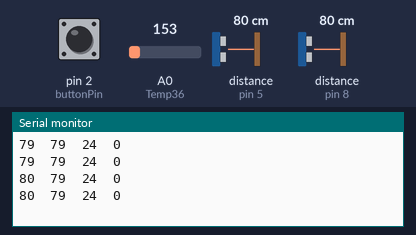
Bench run of a sketch on a simulated Arduino Uno, built with avr-gcc and run on an emulated ATmega328P. Parts: the last lines printed to the serial monitor. Wiring (inferred from the names in the program): 2 × ultrasonic range finder: trigger pin 4, echo pin 5 / trigger pin 7, echo pin 8. Inputs (shaded band) come from the test bench; at power-on: pin 2 (buttonPin) LOW, distance to the obstacle (sensors on pin 5, pin 8) 80 cm, A0 (Temp36) = 153. The echo pulse lasts 58.3 µs per cm.

Above: at 1.2 s.
1.3 s: pin 2 (buttonPin) pulled HIGH for 0.35 s
At 1.79 s:
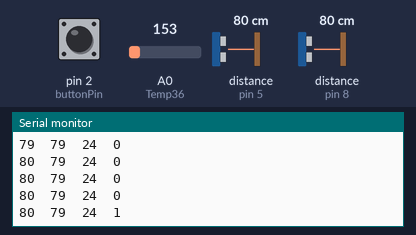
4.6 s: distance to the obstacle (sensor on pin 5) set to 2 cm
At 4.9 s:
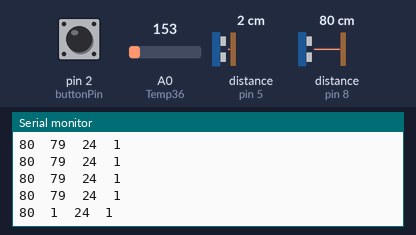
6.1 s: distance to the obstacle (sensor on pin 8) set to 35 cm
At 6.12 s:
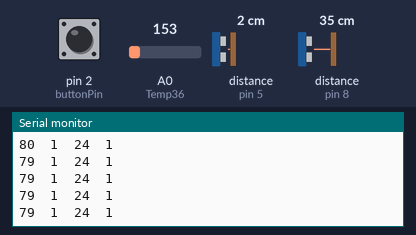
9.1 s: distance to the obstacle (sensor on pin 8) set to 9 cm
At 9.16 s:
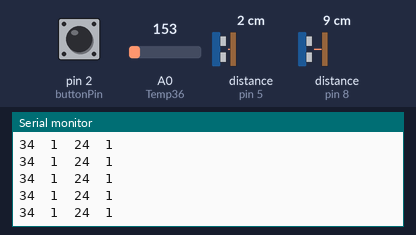
12.1 s: distance to the obstacle (sensor on pin 8) set to 250 cm
At 12.19 s:
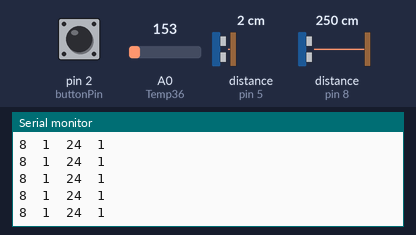
15.1 s: A0 (Temp36) set to 165
At 15.35 s:
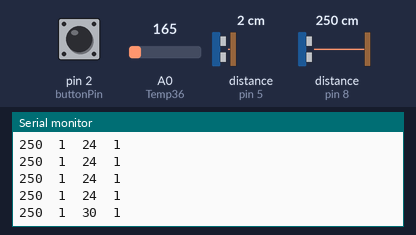
Timing chart, 0 to 17.6 s (numbered marks = the images above; inputs shaded):
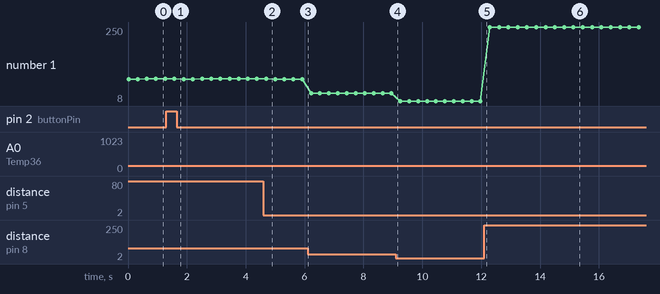

The sketch:

Slave.ino
```cpp
//Modified By : Merhawi Zeremariam
//The employee that takes Reading
//Send Data
// Wire Slave Sender
#include <Wire.h>

 //Local Variables
#define Temp36  A0
const int trigPin_0 = 7;
const int echoPin_0 = 8;
const int trigPin_1 = 4;
const int echoPin_1 = 5;
const int buttonPin = 2;

//Global variables
int Sensors[]={0,0,0,0};

int currentButton = 1 ;   // Current Button State
int lastButton = 1;       // last Button State
boolean buttonState = 0;
int maximumRange = 50;    // Maximum range needed
int minimumRange = 0;     // Minimum range needed
long duration, distance, beakerPosition, beakerLevel ; // Duration used to calculate distance

void setup()
{
  Serial.begin(9600);
  ultrasonicSensorInit(trigPin_0, echoPin_0);
  ultrasonicSensorInit(trigPin_1, echoPin_1);
  pinMode(buttonPin,INPUT);
  Wire.begin(2);                      // join i2c bus with address #2
  Wire.onRequest(requestEvent);       // register event
}

void loop()
{

  beakerPosition = distanceSensor(trigPin_0,echoPin_0);
  beakerLevel = distanceSensor(trigPin_1,echoPin_1);
  Sensors[0]= beakerPosition;
  Sensors[1]= beakerLevel;

  //getting the Temperature reading from Temp Lm36
  int reading = analogRead (Temp36);
  float volts = AnalogToVolts(reading);  //Function call
  float temperatureC = VoltsToTemperatureC(volts);
  temperatureC = VoltsToTemperatureC(volts);
  Sensors[2]= temperatureC;
  Sensors[3] = 0;
  currentButton = debounce(lastButton);
  if (lastButton == LOW && currentButton == HIGH)
    {
      buttonState = !buttonState;
    }
  lastButton = currentButton;
  Sensors[3] = buttonState;
  Serial.print(Sensors[0]);
  Serial.print('\t');
  Serial.print(Sensors[1]);
  Serial.print('\t');
  Serial.print(Sensors[2]);
  Serial.print('\t');
  Serial.print(Sensors[3]);
  Serial.print('\n');
  delay(300);
}

// function that executes whenever data is requested by master
// this function is registered as an event, see setup()
void requestEvent()
{
//  for(int i=0;i<4;i++)
//  {
  uint8_t Buffer[4];
  Buffer[0]=Sensors[0];
  Buffer[1]=Sensors[1];
  Buffer[2]=Sensors[2];
  Buffer[3]=Sensors[3];

  Wire.write(Buffer,4);

}

long distanceSensor(int trigPin,int echoPin)
{
digitalWrite(trigPin, LOW);
delayMicroseconds(2);
digitalWrite(trigPin, HIGH);
delayMicroseconds(10);
digitalWrite(trigPin, LOW);
duration = pulseIn(echoPin, HIGH);
distance = (duration/58.2);
return distance;
}
// Function Definition
float AnalogToVolts(int reading)
{
  float volts;
  volts = reading/1023.0 * 5.0;       //Perform conversion
  return volts;                       //Return result
}

// Function Definition
float VoltsToTemperatureC(float volts)
{
  float temperatureC;
  temperatureC = (volts - 0.5) * 100 ;            //converting from 10 mv per degree wit 500 mV offset
                                                  //to degrees ((voltage - 500mV) times 100)
  return temperatureC;                              //Return result
}

//to accurate debounce response of Pushbutton by passing the last state to compare
boolean debounce(int last)
{
 boolean current = digitalRead(buttonPin); //This variable read the current state of the pushbutton state value
 if(last!= current)
 {
 delay(6);
 current = digitalRead(buttonPin); //This current variable will read the current state of the pushbutton state value
 }
 return current;
}

void ultrasonicSensorInit(int trigPin, int echoPin)
{
  pinMode(trigPin,OUTPUT);
  pinMode(echoPin, INPUT);
}
```

Measured:
- after the input at 1.3 s, the serial monitor: prints a new line after 0.28 s (image 1)
- after the input at 4.6 s, the serial monitor: prints a new line after 0.09 s (image 2)
- after the input at 15.1 s, the serial monitor: prints a new line at once (image 6)
- plotted number 1: 79 → 34 after the input at 6.1 s, 34 → 8 after the input at 9.1 s, 8 → 250 after the input at 12.1 s
